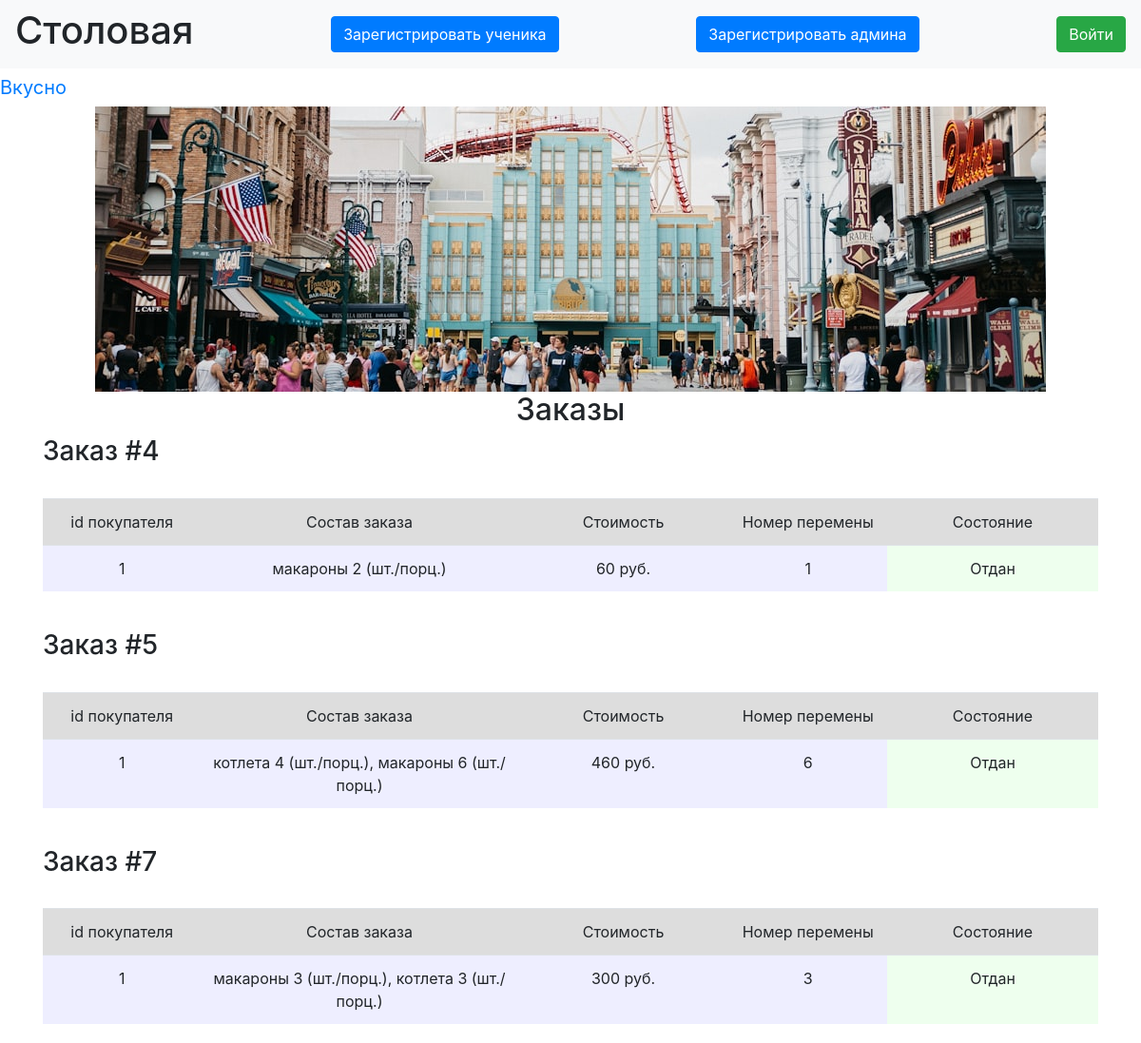
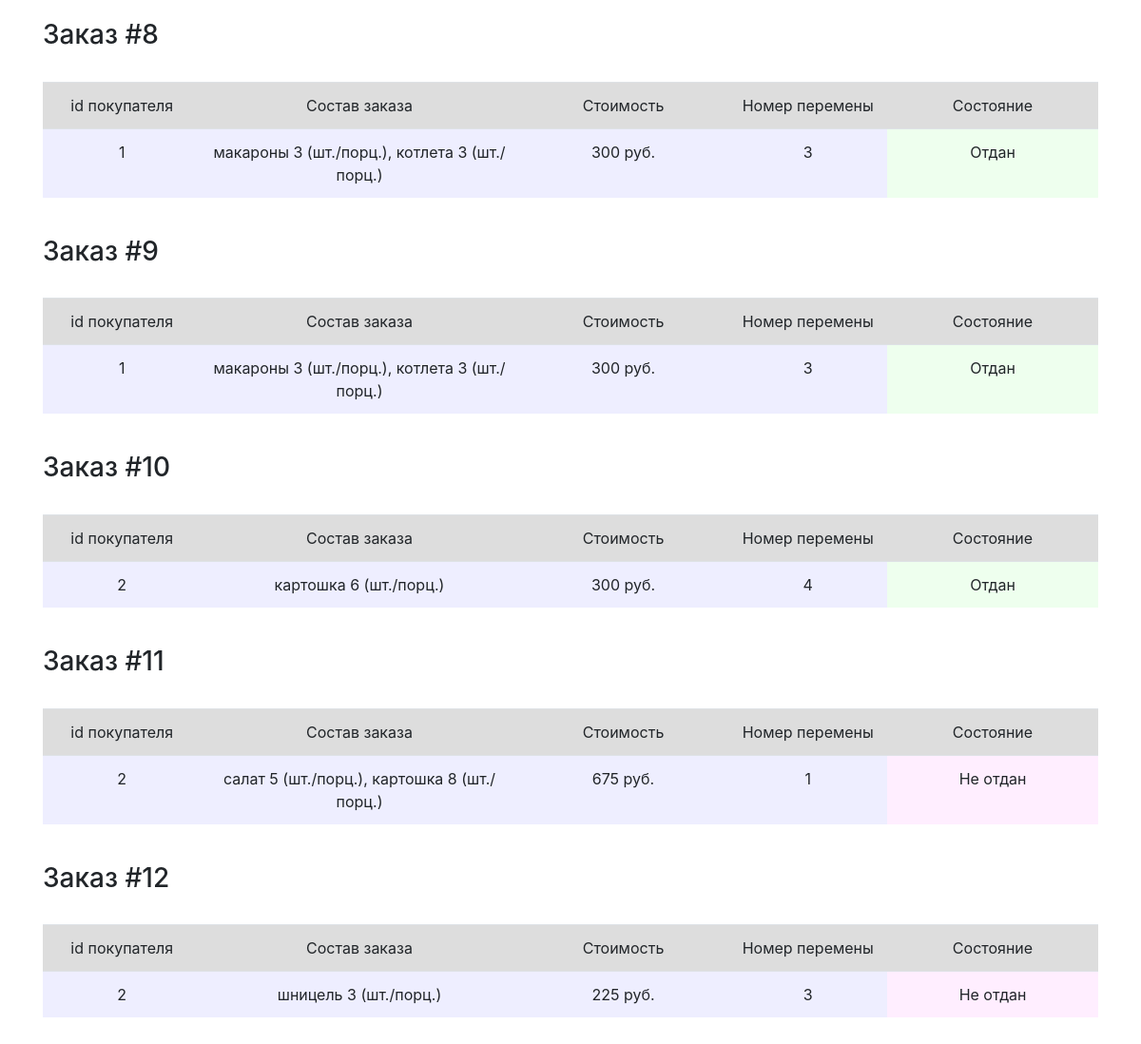
/index, run on the app's committed database (2 pictures, top to bottom).
### data/orders.py (models this page shows)
class PersonalOrder(SqlAlchemyBase, UserMixin, SerializerMixin):
    __tablename__ = 'orders'
    id = sqlalchemy.Column(sqlalchemy.Integer, primary_key=True, autoincrement=True)
    person = sqlalchemy.Column(sqlalchemy.Integer, sqlalchemy.ForeignKey("users.id"))
    meal = sqlalchemy.Column(sqlalchemy.String)
    pause = sqlalchemy.Column(sqlalchemy.Integer)  #номер перемены
    status = sqlalchemy.Column(sqlalchemy.Boolean, default=False)

### main.py (the view)
@application.route("/")
@application.route("/index")
def index():
    db_sess = db_session.create_session()
    data = [order for order in db_sess.query(PersonalOrder).all()]
    orders = []
    for elem in data:
        summ = 0
        meal_count = {}
        for name_count in elem.meal.split(', '):
            meal_count[name_count.split('-')[0]] = int(name_count.split('-')[1])
            summ += prices[name_count.split('-')[0]] * int(name_count.split('-')[1])
        orders.append([elem.id, elem.person, ', \n'.join([f'{x} {y} (шт./порц.)' for x, y in meal_count.items()]),
                       summ, elem.pause, elem.status])
    return render_template("index.html", orders=orders, title='Заказы')

### data/db_session.py (called while the page is built)
def create_session() -> Session:
    global __factory
    return __factory()

### templates/index.html (shortened to what this page needs)
{% extends "base.html" %}
{% block content %}
<h2 align="center">{{title}}</h2>
{% for order in orders %}
<h3>Заказ #{{ order[0] }}</h3>
<br>
<div class="table_container">
    <table class="table">
        <tr class="my_row">
            <td class="title" width="150px" bgcolor="#dddddd" align="center">id покупателя</td>
            <td class="title" width="300px" bgcolor="#dddddd" align="center">Состав заказа</td>
            <td class="title" width="200px" bgcolor="#dddddd" align="center">Стоимость</td>
            <td class="title" width="150px" bgcolor="#dddddd" align="center">Номер перемены</td>
            <td class="title" width="200px" bgcolor="#dddddd" align="center">Состояние</td>
        </tr>
        <tr class="my_row">
            <td class="ordinary" bgcolor="#eeeeff" align="center">{{ order[1] }}</td>
            <td class="ordinary" bgcolor="#eeeeff" align="center">{{ order[2] }}</td>
            <td class="ordinary" bgcolor="#eeeeff" align="center">{{ order[3] }} руб.</td>
            <td class="ordinary" bgcolor="#eeeeff" align="center">{{ order[4] }}</td>
            {% if order[5] %}
            <td class="ordinary" bgcolor="#eeffee" align="center">Отдан</td>
            {% else %}
            <td class="ordinary" bgcolor="#ffeeff" align="center">Не отдан</td>
            {% endif %}
        </tr>
    </table>
</div>
<br>
{% endfor %}
{% endblock %}

### templates/base.html (shortened to what this page needs)
<!DOCTYPE html>
<html lang="en">
<head>
    <link rel="stylesheet" href="https://stackpath.bootstrapcdn.com/bootstrap/4.4.1/css/bootstrap.min.css"
>
    <link rel="stylesheet" href="../static/css/style.css">
</head>
  <body>
    <header>
      <nav class="navbar navbar-light bg-light">
          <h1>Столовая</h1>
          {% if current_user.is_authenticated %}
            <a class="navbar-brand" href="/logout">{{ current_user.name }} {{ current_user.surname }}</a>
          {% else %}
            <a class="btn btn-primary " href="/register_user">Зарегистрировать ученика</a>
            <a class="btn btn-primary " href="/register_admin">Зарегистрировать админа</a>
            <a class="btn btn-success" href="/login">Войти</a>
          {% endif %}
      </nav>
        <a class="navbar-brand" href="#">Вкусно</a>
    </header>
    <center>
        <img src="../static/img/photo.jpg">
    </center>
    <main role="main" class="container">
        <link rel="stylesheet" href="../static/img/photo.jpg">
        {% block content %}{% endblock %}
    </main>
  </body>
</html>

### data on the page
PersonalOrder: id "5", order "1", order "котлета 4 (шт./порц.), макароны 6 (шт./порц.)", order "460", pause "6", shows "Отдан"
PersonalOrder: id "7", order "1", order "макароны 3 (шт./порц.), котлета 3 (шт./порц.)", order "300", pause "3", shows "Отдан"
PersonalOrder: id "8", order "1", order "макароны 3 (шт./порц.), котлета 3 (шт./порц.)", order "300", pause "3", shows "Отдан"
PersonalOrder: id "9", order "1", order "макароны 3 (шт./порц.), котлета 3 (шт./порц.)", order "300", pause "3", shows "Отдан"
PersonalOrder: id "10", person "2", order "картошка 6 (шт./порц.)", order "300", pause "4", shows "Отдан"
PersonalOrder: id "11", person "2", order "салат 5 (шт./порц.), картошка 8 (шт./порц.)", order "675", pause "1", shows "Не отдан"
PersonalOrder: id "12", person "2", order "шницель 3 (шт./порц.)", order "225", pause "3", shows "Не отдан"

### other printed values
{{ title }} "Заказы"
{{ order[0] }} "4"
{{ order[1] }} "1"
{{ order[2] }} "макароны 2 (шт./порц.)"
{{ order[3] }} "60"
{{ order[4] }} "1"
